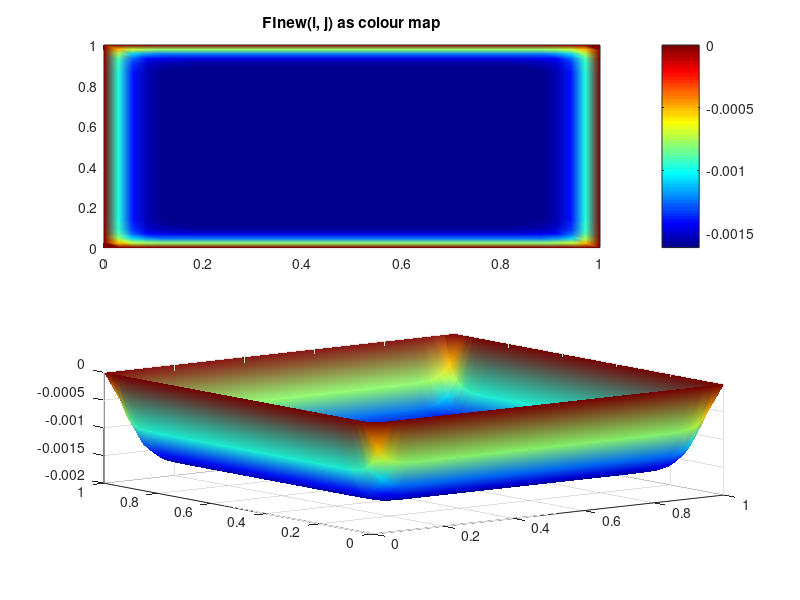

Source code (MATLAB): (Note: this script raises an error after producing the figure.)
% solving of 2D Poisson equation using Jacobi iterative method
% d2FI/dx2+ d2FI/dy2 = 1
% with finite differences

% 0 clear memory and figures
clear all % memory
clf % figures

% 1 define numerical model
xsize = 1; % horizontal, m
ysize = 1; % vertical, m
Nx=35; % grid resolution in horizontal direction
Ny=45;% grid resolution in vertical direction
dx=xsize/(Nx-1); % horizontal grid step in m
dy=ysize/(Ny-1); % vertical grid step in m
x=0:dx:xsize; % horizontal coordinates of grid points
y=0:dy:ysize; % vertical coordinates of grid points

% 2 define initial approximation for FI(i, j)
FI = zeros(Ny, Nx);

% 3 define relaxation parameter theta
theta = 1;


% 4 iteratice cycle
FInew = FI; % initial value for FInew
    for niter=1:1:10 % number of iterations
     for j=2:1:Nx-1
        for i=2:1:Ny-1       % did not include outer points
                             % going through all points of the grid
            
              FInew(i, j) = FI(i, j) + theta * (1 -((FI(i,j-1)-2*FI(i,j)+FI(i,j+1))/dx^2 + (FI(i-1,j)-2*FI(i,j)+FI(i+1,j))/dy^2))/(-2/dx^2-2/dy^2);
            
        end
     end
     FI=FInew; % updating all the unknowns simultaneously after one cycle
               % i.e. after going through all grid points
    end % ending the loops


% 5 visualisation
figure(1)

subplot (2, 1, 1); colormap('Jet')
pcolor(x, y, FInew) % color map
shading interp % smoothing colours
colorbar % give colorbar with numbers
title('FInew(i, j) as colour map')

subplot (2, 1, 2); colormap('Jet')
surf (x, y, FInew)
shading interp
light % shed light on the surface
lighting phong % make lighting nicer
colorbar
title('FInew(i, j) as 3D surface')

disp(FInew(7, 5)); % printed reference value